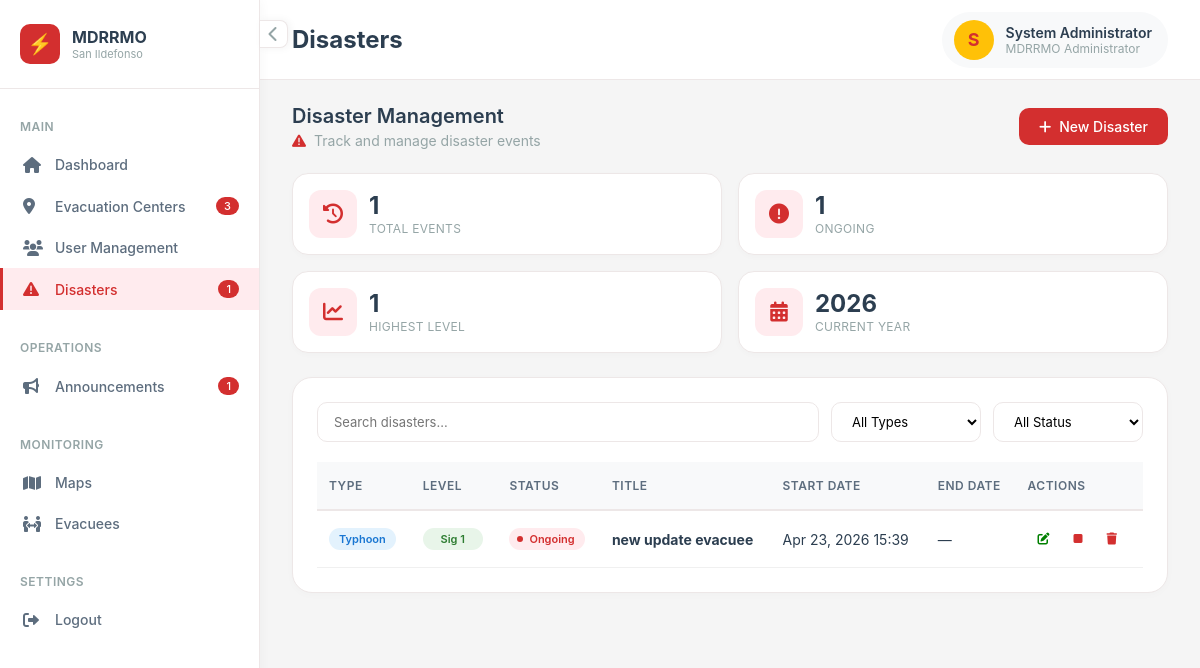
/admin/disasters.php (signed in), run on an earlier commit of the app's database.
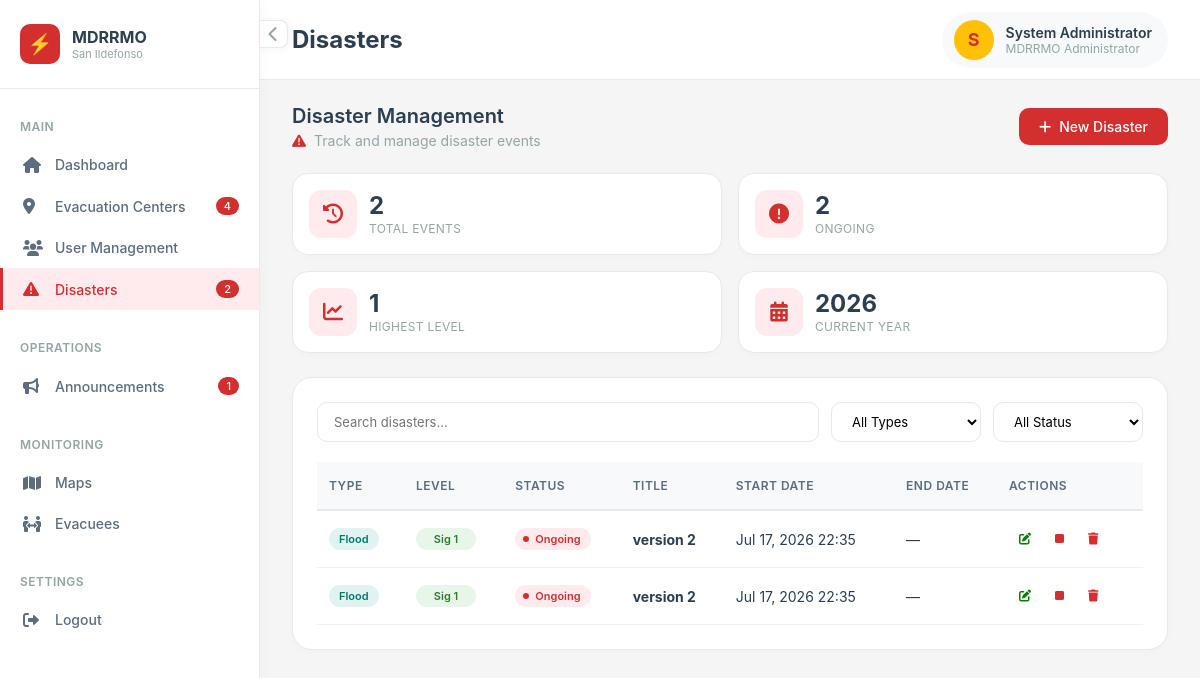
And on a later commit of the database.
### tables this page shows
CREATE TABLE `users` (
  `id` int(10) UNSIGNED NOT NULL,
  `full_name` varchar(150) NOT NULL,
  `first_name` varchar(100) DEFAULT NULL,
  `middle_name` varchar(100) DEFAULT NULL,
  `last_name` varchar(100) DEFAULT NULL,
  `suffix` varchar(10) DEFAULT NULL,
  `email` varchar(150) NOT NULL,
  `contact_number` varchar(20) DEFAULT NULL,
  `password_hash` varchar(255) NOT NULL,
  `role` enum('citizen','admin','coordinator') NOT NULL DEFAULT 'citizen',
  `barangay_id` int(10) UNSIGNED NOT NULL,
  `house_number` varchar(50) NOT NULL,
  `birthday` date DEFAULT NULL,
  `sex` enum('male','female','prefer_not_to_say') DEFAULT NULL,
  `is_email_verified` tinyint(1) NOT NULL DEFAULT 0,
  `otp_code_hash` varchar(255) DEFAULT NULL,
  `otp_expires_at` datetime DEFAULT NULL,
  `device_token` varchar(255) DEFAULT NULL,
  `device_fingerprint` varchar(255) DEFAULT NULL,
  `device_registered_at` datetime DEFAULT NULL,
  `is_device_trusted` tinyint(1) NOT NULL DEFAULT 0,
  `is_active` tinyint(1) NOT NULL DEFAULT 1,
  `created_at` datetime NOT NULL DEFAULT current_timestamp(),
  `updated_at` datetime NOT NULL DEFAULT current_timestamp() ON UPDATE current_timestamp()
);

CREATE TABLE `disasters` (
  `id` int(10) UNSIGNED NOT NULL,
  `type` enum('typhoon','flood','earthquake','heat','landslide','other') NOT NULL,
  `level` tinyint(3) UNSIGNED NOT NULL,
  `title` varchar(200) NOT NULL,
  `status` enum('planned','ongoing','resolved') NOT NULL DEFAULT 'planned',
  `description` text DEFAULT NULL,
  `started_at` datetime DEFAULT NULL,
  `ended_at` datetime DEFAULT NULL,
  `created_at` datetime NOT NULL DEFAULT current_timestamp(),
  `updated_at` datetime NOT NULL DEFAULT current_timestamp() ON UPDATE current_timestamp()
);

### pages/session.php (called while the page is built, shortened)
<?php
function current_user(): ?array
{
    static $cached = null;
    if ($cached !== null) {
        return $cached;
    }
    $pdo = db();
    $stmt = $pdo->prepare('SELECT u.*, b.name AS barangay_name, b.municipality, b.province
                           FROM users u
                           JOIN barangays b ON b.id = u.barangay_id
                           WHERE u.id = ? AND u.is_active = 1');
    $stmt->execute([$_SESSION['user_id']]);
    $cached = $stmt->fetch() ?: null;
    return $cached;
}
function require_login(?string $role = null): void
{
    $user = current_user();
}

### admin/disasters.php (the view, shortened to what this page needs)
<?php
require_once __DIR__ . '/../pages/session.php';
require_login('admin');
$pdo  = db();
$user = current_user();
$stmt = $pdo->query("SELECT * FROM disasters ORDER BY status = 'ongoing' DESC, level DESC, started_at DESC, id DESC");
$disasters = $stmt->fetchAll();
$ongoingCount = 0;
$totalDisasters = count($disasters);
$highestLevel = 0;
foreach ($disasters as $d) {
    if ($d['status'] === 'ongoing') $ongoingCount++;
    if ((int)$d['level'] > $highestLevel) $highestLevel = (int)$d['level'];
}
$_badgeCenters       = (int)$pdo->query("SELECT COUNT(*) FROM evacuation_centers")->fetchColumn();
$_badgeOngoing       = (int)$pdo->query("SELECT COUNT(*) FROM disasters WHERE status = 'ongoing'")->fetchColumn();
$_badgeAnnouncements = (int)$pdo->query("SELECT COUNT(*) FROM announcements")->fetchColumn();
?>
<!DOCTYPE html>
<html lang="en">
<head>
    <link rel="stylesheet" href="../asset/css/admin_disasters.css">
    <link rel="stylesheet" href="https://cdnjs.cloudflare.com/ajax/libs/font-awesome/6.0.0/css/all.min.css" />
</head>
<body>
    <div class="app-wrapper">
        <div class="sidebar-toggle-btn" id="sidebarToggleBtn">
            <i class="fas fa-chevron-left"></i>
        </div>
        <aside class="sidebar" id="sidebar">
            <div class="sidebar-header">
                <div class="sidebar-logo">
                    <div class="logo-image">
                    </div>
                    <div class="logo-text">
                        <h3>MDRRMO</h3>
                        <p>San Ildefonso</p>
                    </div>
                </div>
            </div>
            <div class="sidebar-content">
                <div class="sidebar-section">
                    <div class="sidebar-section-title">Main</div>
                    <ul class="sidebar-menu">
                        <li><a href="index.php" class="sidebar-link"><i class="fas fa-home"></i> <span>Dashboard</span></a></li>
                        <li><a href="centers.php" class="sidebar-link"><i class="fas fa-map-marker-alt"></i> <span>Evacuation Centers</span><?php if($_badgeCenters > 0): ?><span class="sidebar-badge"><?php echo $_badgeCenters; ?></span><?php endif; ?></a></li>
                        <li><a href="users.php" class="sidebar-link"><i class="fas fa-users"></i> <span>User Management</span></a></li>
                        <li><a href="disasters.php" class="sidebar-link active"><i class="fas fa-exclamation-triangle"></i> <span>Disasters</span><?php if($_badgeOngoing > 0): ?><span class="sidebar-badge"><?php echo $_badgeOngoing; ?></span><?php endif; ?></a></li>
                    </ul>
                </div>
                <div class="sidebar-section">
                    <div class="sidebar-section-title">Operations</div>
                    <ul class="sidebar-menu">
                        <li><a href="announcements.php" class="sidebar-link"><i class="fas fa-bullhorn"></i> <span>Announcements</span><?php if($_badgeAnnouncements > 0): ?><span class="sidebar-badge"><?php echo $_badgeAnnouncements; ?></span><?php endif; ?></a></li>
                    </ul>
                </div>
                <div class="sidebar-section">
                    <div class="sidebar-section-title">Monitoring</div>
                    <ul class="sidebar-menu">
                        <li><a href="maps.php" class="sidebar-link"><i class="fas fa-map"></i> <span>Maps</span></a></li>
                        <li><a href="evacuees.php" class="sidebar-link"><i class="fas fa-people-arrows"></i> <span>Evacuees</span></a></li>
                    </ul>
                </div>
                <div class="sidebar-section">
                    <div class="sidebar-section-title">Settings</div>
                    <ul class="sidebar-menu">
                        <li><a href="../pages/logout.php" class="sidebar-link"><i class="fas fa-sign-out-alt"></i> <span>Logout</span></a></li>
                    </ul>
                </div>
            </div>
        </aside>
        <main class="main-content" id="mainContent">
            <div class="top-nav">
                <div class="page-title">
                    <h1>Disasters</h1>
                </div>
                <div class="user-menu">
                    <div class="user-profile">
                        <div class="user-avatar">
                            <?php echo strtoupper(substr($user['full_name'] ?? 'A', 0, 1)); ?>
                        </div>
                        <div class="user-info">
                            <span class="user-name"><?php echo htmlspecialchars($user['full_name'] ?? 'Admin'); ?></span>
                            <span class="user-role">MDRRMO Administrator</span>
                        </div>
                    </div>
                </div>
            </div>
            <div class="dashboard">
                <div class="page-header">
                    <div class="page-header-left">
                        <h2>Disaster Management</h2>
                        <p>
                            <i class="fas fa-exclamation-triangle" style="color: var(--primary-red);"></i>
                            Track and manage disaster events
                        </p>
                    </div>
                    <a href="disaster_edit.php" class="btn-primary">
                        <i class="fas fa-plus"></i> New Disaster
                    </a>
                </div>
                <div class="stats-row">
                    <div class="stat-card">
                        <div class="stat-icon"><i class="fas fa-history"></i></div>
                        <div class="stat-content">
                            <div class="stat-value"><?php echo $totalDisasters; ?></div>
                            <div class="stat-label">Total Events</div>
                        </div>
                    </div>
                    <div class="stat-card">
                        <div class="stat-icon"><i class="fas fa-exclamation-circle" style="color: var(--primary-red);"></i></div>
                        <div class="stat-content">
                            <div class="stat-value"><?php echo $ongoingCount; ?></div>
                            <div class="stat-label">Ongoing</div>
                        </div>
                    </div>
                    <div class="stat-card">
                        <div class="stat-icon"><i class="fas fa-chart-line"></i></div>
                        <div class="stat-content">
                            <div class="stat-value"><?php echo $highestLevel; ?></div>
                            <div class="stat-label">Highest Level</div>
                        </div>
                    </div>
                    <div class="stat-card">
                        <div class="stat-icon"><i class="fas fa-calendar-alt"></i></div>
                        <div class="stat-content">
                            <div class="stat-value"><?php echo date('Y'); ?></div>
                            <div class="stat-label">Current Year</div>
                        </div>
                    </div>
                </div>
                <div class="card">
                    <?php if ($disasters): ?>
                    <div class="filter-bar">
                        <input type="text" class="filter-input" placeholder="Search disasters..." id="searchInput">
                        <select class="filter-select" id="typeFilter">
                            <option value="">All Types</option>
                        </select>
                        <select class="filter-select" id="statusFilter">
                            <option value="">All Status</option>
                        </select>
                    </div>
                    <?php endif; ?>
                    <?php if (!$disasters): ?>
                        <div class="empty-state-small">
                            <i class="fas fa-exclamation-triangle"></i>
                            <p>No disasters have been recorded yet.</p>
                            <a href="disaster_edit.php" class="btn-primary">
                                <i class="fas fa-plus"></i> Record First Disaster
                            </a>
                        </div>
                    <?php else: ?>
                        <div class="table-container">
                            <table class="table" id="disastersTable">
                                <thead>
                                    <tr>
                                        <th>Type</th>
                                        <th>Level</th>
                                        <th>Status</th>
                                        <th>Title</th>
                                        <th>Start Date</th>
                                        <th>End Date</th>
                                        <th>Actions</th>
                                    </tr>
                                </thead>
                                <tbody>
                                    <?php foreach ($disasters as $d):
                                        $type = strtolower($d['type']);
                                        $typeClass = 'type-others';
                                        if ($type === 'typhoon') $typeClass = 'type-typhoon';
                                        else if ($type === 'flood') $typeClass = 'type-flood';
                                        else if ($type === 'earthquake') $typeClass = 'type-earthquake';
                                        else if ($type === 'fire') $typeClass = 'type-fire';
                                        else if ($type === 'landslide') $typeClass = 'type-landslide';
                                        $level = (int)$d['level'];
                                        $levelClass = 'level-1';
                                        $status = $d['status'];
                                        $statusClass = 'status-' . $status;
                                        $startDate = date('M d, Y H:i', strtotime($d['started_at']));
                                        $endDate = $d['ended_at'] ? date('M d, Y H:i', strtotime($d['ended_at'])) : '—';
                                    ?>
                                        <tr>
                                            <td>
                                                <span class="type-badge <?php echo $typeClass; ?>">
                                                    <?php echo htmlspecialchars(ucfirst($d['type'])); ?>
                                                </span>
                                            </td>
                                            <td>
                                                <span class="level-indicator <?php echo $levelClass; ?>">
                                                    Sig <?php echo $level; ?>
                                                </span>
                                            </td>
                                            <td>
                                                <span class="status-badge <?php echo $statusClass; ?>">
                                                    <?php echo htmlspecialchars(ucfirst($status)); ?>
                                                </span>
                                            </td>
                                            <td><strong><?php echo htmlspecialchars($d['title']); ?></strong></td>
                                            <td><?php echo $startDate; ?></td>
                                            <td><?php echo $endDate; ?></td>
                                            <td>
                                                <a href="disaster_edit.php?id=<?php echo (int)$d['id']; ?>" class="action-btn">
                                                    <i class="fas fa-edit"></i>
                                                </a>
                                                <?php if ($status === 'ongoing'): ?>
                                                    <a href="end_disaster.php?id=<?php echo (int)$d['id']; ?>" class="action-btn" style="color: var(--primary-red);" onclick="return confirm('End this disaster?')">
                                                        <i class="fas fa-stop"></i>
                                                    </a>
                                                <?php endif; ?>
                                                <?php
                                                $chk = $pdo->prepare("SELECT COUNT(*) FROM announcements WHERE disaster_id = ?");
                                                $chk->execute([$d['id']]);
                                                $hasLinked = $chk->fetchColumn() > 0;
                                                ?>
                                                <a href="<?php echo $hasLinked ? '#' : 'disaster_delete.php?id='.(int)$d['id']; ?>"
                                                class="action-btn"
                                                style="color: #D32F2F;"
                                                onclick="<?php if ($hasLinked): ?>
                                                    alert('Unable to Delete Disaster\n\nThis disaster is still linked to one or more announcements.\nPlease remove the associated announcements before deleting this disaster.'); return false;
                                                <?php else: ?>
                                                    return confirm('Delete this disaster?');
                                                <?php endif; ?>">
                                                    <i class="fas fa-trash"></i>
                                                </a>
                                            </td>
                                        </tr>
                                    <?php endforeach; ?>
                                </tbody>
                            </table>
                        </div>
                    <?php endif; ?>
                </div>
            </div>
        </main>
    </div>
</body>
</html>

What changed in the data, as far as the page shows it:
removed disasters: level "1", type "Typhoon", status "Ongoing", title "new update evacuee", started_at "Apr 23, 2026 15:39", ended_at "—"
added disasters: level "1", type "Flood", status "Ongoing", title "version 2", started_at "Jul 17, 2026 22:35", ended_at "—"
added disasters: type "Flood", level "1", status "Ongoing", title "version 2", started_at "Jul 17, 2026 22:35", ended_at "—"
Also different on the page:
$_badgeCenters: "3" → "4"
$_badgeOngoing: "1" → "2"
$totalDisasters: "1" → "2"
$ongoingCount: "1" → "2"
